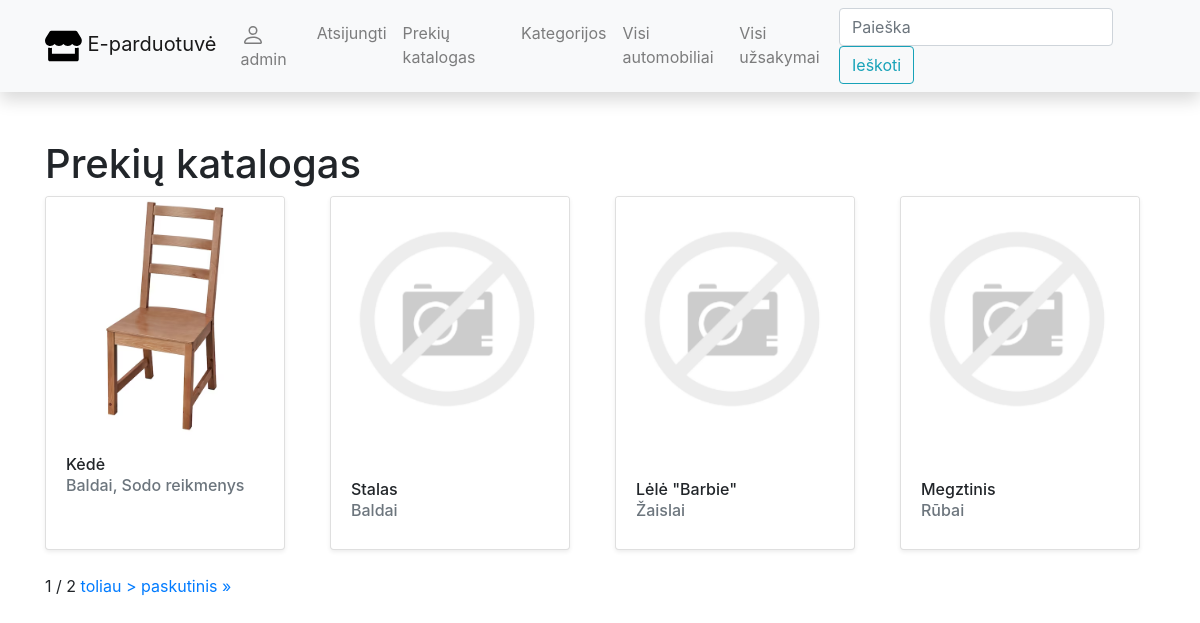
/eparduotuve/prekes/ (signed in), run on the app's committed database.
### eparduotuve/models.py (models this page shows, shortened)
class Preke(models.Model):
    pavadinimas = models.CharField('Prekės pavadinimas', max_length=200, blank=True)
    kategorija = models.ManyToManyField('Kategorija')
    vieneto_kaina = models.FloatField('Vieneto kaina', null=True, blank=True)
    likutis = models.FloatField('Likutis', null=True, blank=True)
    nuotrauka = models.ImageField('Nuotrauka', upload_to='nuotraukos',
                                  null=True, blank=True)
    def prekes_kategorijos(self):
        return ', '.join(k.pavadinimas for k in self.kategorija.all())
    prekes_kategorijos.short_description = 'Kategorijos'
    class Meta:
        verbose_name = 'Prekė'
        verbose_name_plural = 'Prekės'

class Kategorija(models.Model):
    pavadinimas = models.CharField('Kategorijos pavadinimas', max_length=100)
    class Meta:
        verbose_name = 'Kategorija'
        verbose_name_plural = 'Kategorijos'

### eparduotuve/views.py (the view)
# urls.py: path('prekes/', views.PrekesListView.as_view(), name='prekes'),
class PrekesListView(LoginRequiredMixin, generic.ListView):  # LoginRequiredMixin,
    model = Preke
    context_object_name = "preke_list"
    template_name = "preke_list.html"
    paginate_by = 4

### eparduotuve/templates/preke_list.html (shortened to what this page needs)
{% extends "base.html" %}
{% load static %}
{% block content %}
<h1>Prekių katalogas</h1>
<div class="row">
    {% for p in preke_list %}
    <div class="col-sm-6 col-md-3 d-flex align-items-stretch">
        <div class="card mb-4 shadow-sm">
            {% if p.nuotrauka %}
            <a href="{% url 'preke' p.id %}">
                <img src="{{ p.nuotrauka.url }}" class="card-img-top"/>
            </a>
            {% else %}
            <a href="{% url 'preke' p.id %}">
                <img src="{% static 'img/no-image.png' %}" class="card-img-top"/>
            </a>
            {% endif %}
            <div class="card-body">
                <h6>
                    {{ p.pavadinimas }}
                </h6>
                <h6 class="card-subtitle mb-2 text-muted">
                    {{ p.prekes_kategorijos }}
                </h6>
            </div>
        </div>
    </div>
    {% endfor %}
</div>
<div class="pagination">
    <span class="step-links">
        <span class="current">
        {{ page_obj.number }} /
        {{ page_obj.paginator.num_pages}}
        </span>
        {% if page_obj.has_next %}
            <a href="?page={{ page_obj.next_page_number }}">toliau ></a>
            <a href="?page={{ page_obj.paginator.num_pages }}">paskutinis &raquo;</a>
        {% endif %}
    </span>
</div>
{% endblock %}

### eparduotuve/templates/base.html (shortened to what this page needs)
<!DOCTYPE html>
<html lang="en">
<head>
    <link
            rel="stylesheet"
            href="https://stackpath.bootstrapcdn.com/bootstrap/4.1.3/css/bootstrap.min.css"
    />
    <link
            rel="stylesheet"
            href="https://cdnjs.cloudflare.com/ajax/libs/font-awesome/4.7.0/css/font-awesome.min.css"
    />
    {% load static %}
    <link rel="stylesheet" href="{% static 'css/styles.css' %}"/>
</head>
<body>
{% if user.is_authenticated %}
<nav
        class="navbar navbar-expand-lg navbar-light bg-light static-top mb-5 shadow"
>
    <div class="container">
        <a class="navbar-brand" href="{% url 'index' %}">
            <path
                    fill-rule="evenodd"
                    d="M3.214 1.072C4.813.752 6.916.71 8.354 2.146A.5.5 0 018.5 2.5v11a.5.5 0 01-.854.354c-.843-.844-2.115-1.059-3.47-.92-1.344.14-2.66.617-3.452 1.013A.5.5 0 010 13.5v-11a.5.5 0 01.276-.447L.5 2.5l-.224-.447.002-.001.004-.002.013-.006a5.017 5.017 0 01.22-.103 12.958 12.958 0 012.7-.869zM1 2.82v9.908c.846-.343 1.944-.672 3.074-.788 1.143-.118 2.387-.023 3.426.56V2.718c-1.063-.929-2.631-.956-4.09-.664A11.958 11.958 0 001 2.82z"
                    clip-rule="evenodd"
            />
            <path
                    fill-rule="evenodd"
                    d="M12.786 1.072C11.188.752 9.084.71 7.646 2.146A.5.5 0 007.5 2.5v11a.5.5 0 00.854.354c.843-.844 2.115-1.059 3.47-.92 1.344.14 2.66.617 3.452 1.013A.5.5 0 0016 13.5v-11a.5.5 0 00-.276-.447L15.5 2.5l.224-.447-.002-.001-.004-.002-.013-.006-.047-.023a12.582 12.582 0 00-.799-.34 12.96 12.96 0 00-2.073-.609z"
                    clip-rule="evenodd"
            />
            E-parduotuvė
        </a
        >
        <div class="collapse navbar-collapse" id="navbarResponsive">
            <ul class="navbar-nav ml-auto">
                <li class="nav-item"><a class="nav-link" href="">
                    {{ user }}</a></li>
                <li class="nav-item"><a class="nav-link" href="{% url 'logout' %}">Atsijungti</a>
                </li>
                <li class="nav-item"><a class="nav-link" href="{% url 'prekes' %}">
                    Prekių katalogas
                </a></li>
                <li class="nav-item"><a class="nav-link" href="{% url 'kategorijos' %}">
                    Kategorijos
                </a></li>
                <li class="nav-item">
                    <a class="nav-link" href="">Visi automobiliai</a>
                </li>
                <li class="nav-item">
                    <a class="nav-link" href="">Visi užsakymai</a>
                </li>
            </ul>
            <form
                    class="form-inline my-2 my-lg-0"
                    action="{% url 'search' %}"
                    method="get"
            >
                <input
                        class="form-control mr-sm-2"
                        type="search"
                        placeholder="Paieška"
                        aria-label="Search"
                        name="search_text"
                />
                <button class="btn btn-outline-info my-2 my-sm-0" type="submit">
                    Ieškoti
                </button>
            </form>
        </div>
    </div>
</nav>
{% endif %}
<div class="container">{% block content %}{% endblock %}</div>
</body>
</html>

### eparduotuve/static/styles/styles.css (style rules this page uses)
.card { margin-right: 15px; margin-bottom: 15px; }
.card-img-top { height: 100%; object-fit: contain; }

### data on the page
Preke: nuotrauka (picture), pavadinimas "Kėdė", prekes_kategorijos "Baldai, Sodo reikmenys"
Preke: pavadinimas "Stalas", prekes_kategorijos "Baldai"
Preke: pavadinimas "Lėlė \"Barbie\"", prekes_kategorijos "Žaislai"
Preke: pavadinimas "Megztinis", prekes_kategorijos "Rūbai"

### other printed values
{{ user }} "admin"
{{ page_obj.number }} "1"
{{ page_obj.paginator.num_pages }} "2"
